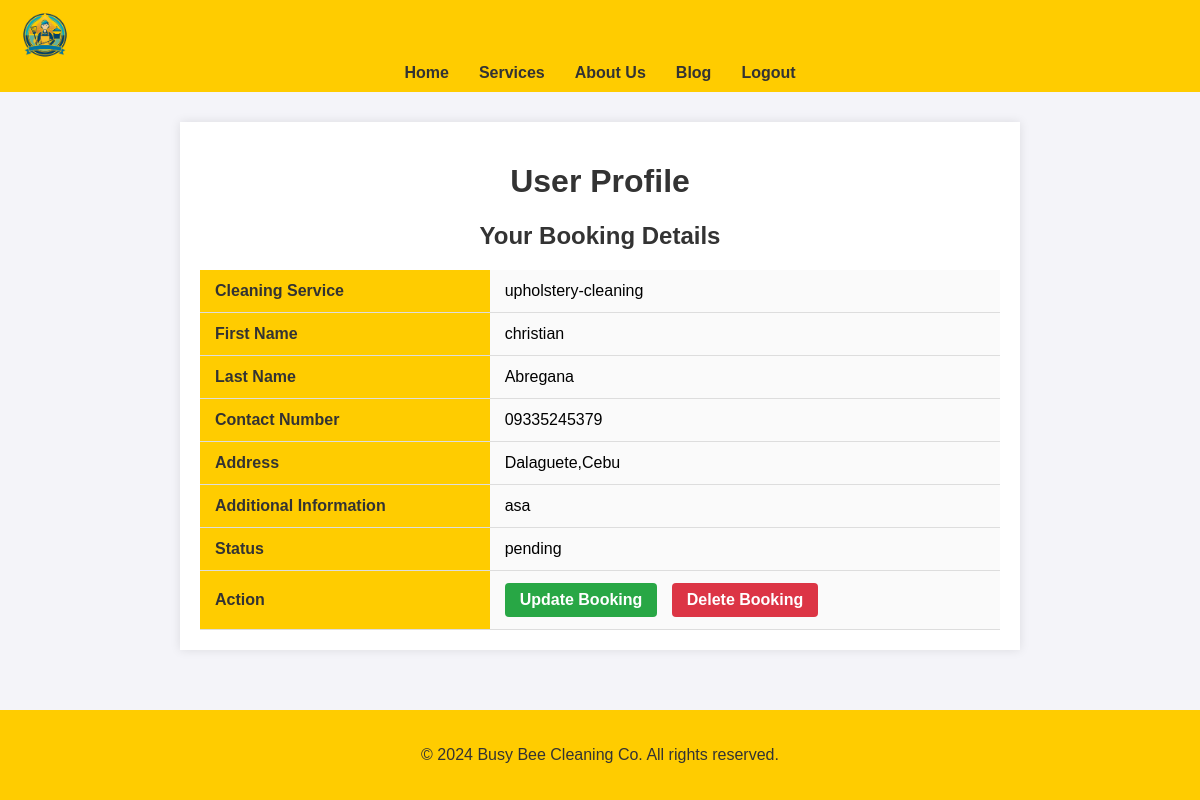
The app's page /profile/ (signed in), older data.
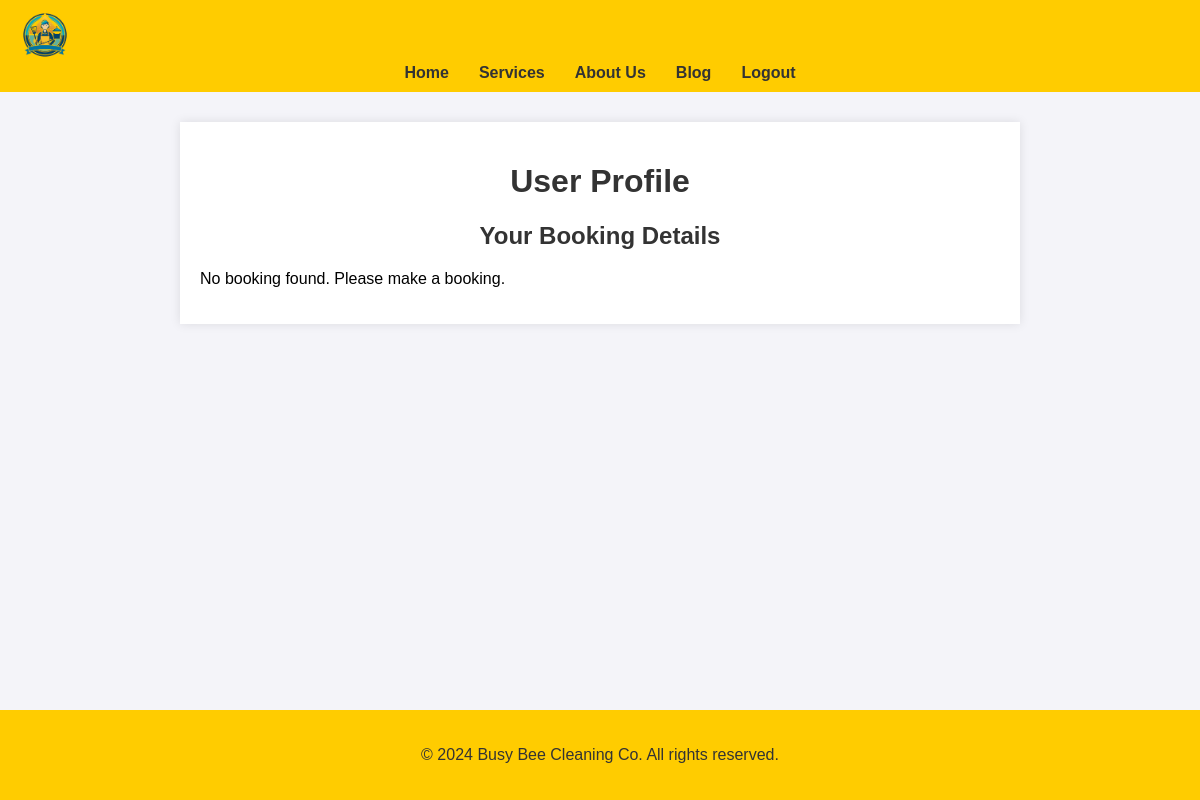
The same page, newer data.
### cleaning/models.py (models this page shows, shortened)
class Booking(models.Model):
    booking_id = models.AutoField(primary_key=True, editable=False)
    CLEANING_CHOICES = [
    ('residential', 'Residential Cleaning'),
    ('commercial', 'Commercial Cleaning'),
    ('deep-cleaning', 'Deep Cleaning'),
    ('move-in-out', 'Move-in/Move-out Cleaning'),
    ('carpet-cleaning', 'Carpet Cleaning'),
    ('upholstery-cleaning', 'Upholstery Cleaning'),
    ('window-cleaning', 'Window Cleaning'),
    ('eco-friendly', 'Eco-friendly Green Cleaning'),
    ]
    PENDING = 'pending'
    CONFIRMED = 'confirmed'
    COMPLETED = 'completed'
    STATUS_CHOICES = [
        (CONFIRMED, 'Confirmed'),
        (PENDING, 'Pending'),
        (COMPLETED, 'Completed'),
    ]
    user = models.ForeignKey(User, on_delete=models.CASCADE)
    cleaning_service = models.CharField(max_length=20, choices=CLEANING_CHOICES)
    first_name = models.CharField(max_length=100)
    last_name = models.CharField(max_length=100, default='Unknown')
    contact_number = models.CharField(max_length=15)
    address = models.TextField()
    additional_info = models.TextField(blank=True, null=True)
    status = models.CharField(max_length=20, choices=STATUS_CHOICES, default=PENDING)
    created_at = models.DateTimeField(auto_now_add=True)

### cleaning/views.py (the view)
# urls.py: path('profile/', views.profile_view, name='user_profile'),
def profile_view(request):
    booking = Booking.objects.filter(user=request.user).last()  # Get the most recent booking
    return render(request, 'cleaning/user_profile.html', {'booking': booking})

### cleaning/templates/cleaning/user_profile.html (shortened to what this page needs)
<!DOCTYPE html>
<html lang="en">
<head>
    {% load static %}
    <link rel="stylesheet" href="{% static 'styles/user_profile.css' %}?100">
</head>
<body>
    <header>
        <nav>
            <img src="{% static 'image1/logo1.png' %}" class="logo" alt="Busy Bee Logo">
            <ul class="centered-menu">
                <li><a href="{% url 'u_home' %}">Home</a></li>
                <li><a href="{% url 'user_services' %}">Services</a></li>
                <li><a href="{% url 'user_about' %}">About Us</a></li>
                <li><a href="{% url 'user_blog' %}">Blog</a></li>
                <li><a href="{% url 'login' %}">Logout</a></li>
            </ul>
        </nav>
    </header>
    <div class="content">
        <h1>User Profile</h1>
        <div class="profile-info">
            <h2>Your Booking Details</h2>
            {% if booking %}
                <table>
                    <tr>
                        <th>Cleaning Service</th>
                        <td>{{ booking.cleaning_service }}</td>
                    </tr>
                    <tr>
                        <th>First Name</th>
                        <td>{{ booking.first_name }}</td>
                    </tr>
                    <tr>
                        <th>Last Name</th>
                        <td>{{ booking.last_name }}</td>
                    </tr>
                    <tr>
                        <th>Contact Number</th>
                        <td>{{ booking.contact_number }}</td>
                    </tr>
                    <tr>
                        <th>Address</th>
                        <td>{{ booking.address }}</td>
                    </tr>
                    <tr>
                        <th>Additional Information</th>
                        <td>{{ booking.additional_info }}</td>
                    </tr>
                    <tr>
                        <th>Status</th>
                        <td>{{ booking.status }}</td>
                    </tr>
                    <tr>
                        <th>Action</th>
                        <td>
                            <a href="{% url 'update_booking' booking.pk %}" class="action-btn update-btn">Update Booking</a>
                            <a href="{% url 'delete_booking' booking.pk %}" class="action-btn delete-btn" onclick="return confirm('Are you sure you want to delete this booking?');">Delete Booking</a>
                        </td>
                    </tr>
                </table>
            {% else %}
                <p>No booking found. Please make a booking.</p>
            {% endif %}
        </div>
    </div>
    <footer>
        <p>&copy; 2024 Busy Bee Cleaning Co. All rights reserved.</p>
    </footer>
</body>
</html>

Row changes from the older to the newer data that the page shows:
removed Booking: cleaning_service "upholstery-cleaning", first_name "christian", last_name "Abregana", contact_number "09335245379", address "Dalaguete,Cebu", additional_info "asa", status "pending"
Text that changed along with them:
text no longer shown: "Cleaning Service First Name Last Name Contact Number Address Additional Information Status Action Update Booking Delete Booking"
text now shown: "No booking found. Please make a booking."
